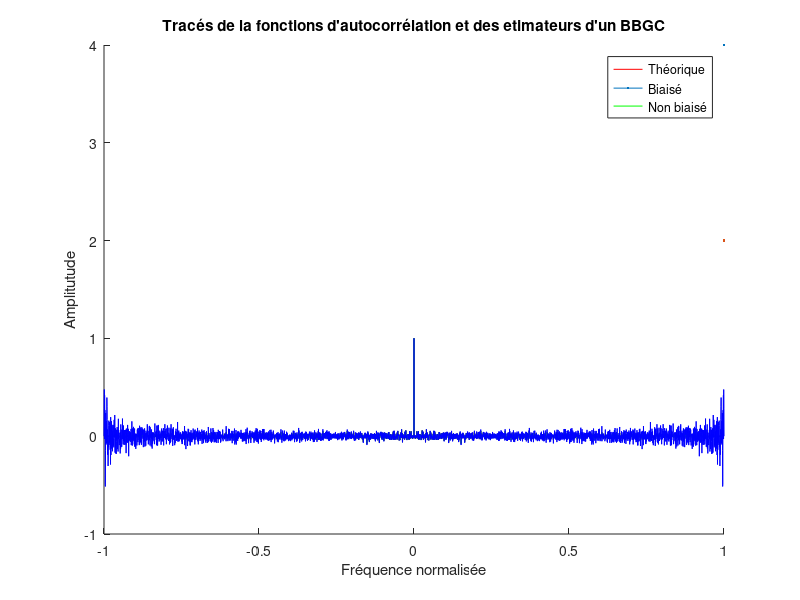
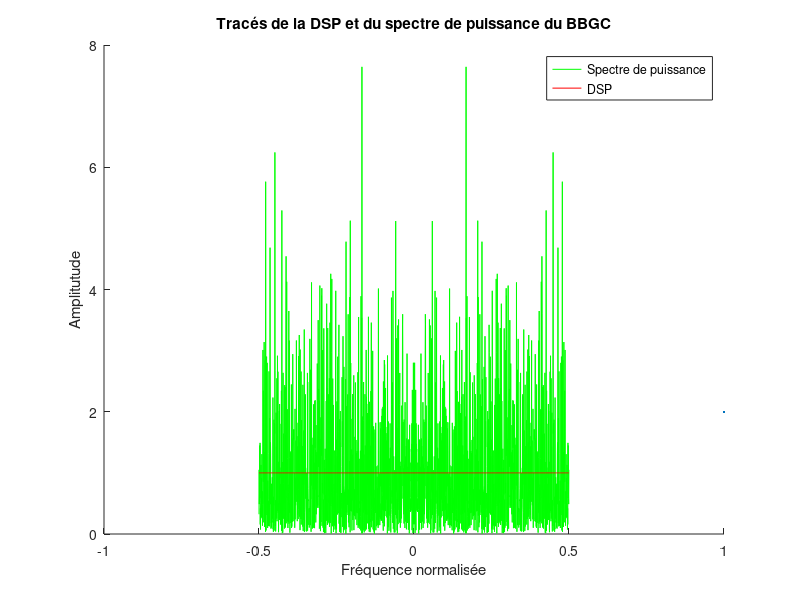

Recreate these plots in MATLAB, in order. (Note: this script raises an error after producing the figures.)
%% Préparation répertoire de travail
clear 
close all
clc

%load("../data/signal_radar_config1.mat")
%addpath("../data");

%% Préliminaire 1
% Paramètres
N = 2048;
sig2 = 1;

% Genration d'un bbgc
bruit = randn(1, N) * sqrt(sig2);

% Fonction d'autocorrélation et estimateurs
xcorr_normalized = xcorr(bruit, N, 'normalized');
xcorr_biased = xcorr(bruit, N, 'biased');
xcorr_unbiased = xcorr(bruit, N, 'unbiased');
freq_corr = -1:1/N:1;

% DSP et spectre de puissance
spectre_puiss = (abs(fftshift(fft(bruit,N))).^2)/N;
DSP = sig2*ones(1,N);
freq_puiss = -1/2:1/N:1/2-1/N;

% Tracés des fonctions d'autocorrélations
figure;
hold on;
plot(freq_corr,xcorr_normalized, 'r', LineWidth=4);
plot(freq_corr,xcorr_biased, 'g', LineWidth=2);
plot(freq_corr,xcorr_unbiased, 'b');
hold off;
legend('Théorique','Biaisé', 'Non biaisé');
title("Tracés de la fonctions d'autocorrélation et des etimateurs d'un BBGC");
ylabel('Amplitutude');
xlabel('Fréquence normalisée')

% Tracés DSP et spectre de puissance
figure;
hold on;
plot(freq_puiss, spectre_puiss, 'g');
plot(freq_puiss, DSP, 'r', LineWidth=2);
hold off;
legend('Spectre de puissance', 'DSP');
title('Tracés de la DSP et du spectre de puissance du BBGC');
ylabel('Amplitutude');
xlabel('Fréquence normalisée');

% Périodogramme de Barlett
NFFT = 256;
f = -1/2:1/NFFT:1/2-1/NFFT;

DSP_Bartlett = bartlett(bruit, NFFT);

figure;
subplot(211);
hold on;
plot(f, DSP_Bartlett, 'r', DisplayName='Périodogramme de Bartlett (NFFT points)');
plot(f, DSP(1:NFFT), 'g', DisplayName='Densité spectrale de puissance');
hold off;
legend();
title("Périodogramme de Bartlett et densité spectrale de puissance");
ylabel('Amplitutude');
xlabel('Fréquence normalisée');
subplot(212);
plot(freq_puiss, spectre_puiss, 'b', DisplayName="Spectre de puissance");
legend();
ylabel('Amplitutude');
xlabel('Fréquence normalisée');
title("Spectre de puissance")

% Périodogramme de Welch

overlap = 0.5;
DSP_Welch = welch(bruit, NFFT, overlap);

figure;
subplot(211)
hold on;
plot(f, DSP_Welch, 'r', DisplayName="Périodogramme de Welch (NFFT points)");
plot(f, DSP(1:NFFT), 'g', DisplayName="Densité spectrale de puissance");
hold off;
legend();
title("Périodogramme de Welch et densité spectrale de puissance");
ylabel('Amplitutude');
xlabel('Fréquence normalisée');
subplot(212);
plot(freq_puiss, spectre_puiss, 'b', DisplayName="Spectre de puissance (N points)");
legend();
ylabel('Amplitutude');
xlabel('Fréquence normalisée');
title("Spectre de puissance")

% Périodogramme de Daniell

M = 20;                          % Taille de la fenetre de lissage
DSP_Daniell = daniell(bruit, M);

figure;
subplot(211)
hold on;
plot(freq_puiss, DSP_Daniell, 'r', DisplayName="Périodogramme de Daniell (N points)");
plot(freq_puiss, DSP, 'g', DisplayName="Densité spectrale de puissance");
hold off;
legend();
title("Périodogramme de Daniell et densité spectrale de puissance");
ylabel('Amplitutude');
xlabel('Fréquence normalisée');
subplot(212);
plot(freq_puiss, spectre_puiss, 'b', DisplayName="Spectre de puissance (N points)");
legend();
ylabel('Amplitutude');
xlabel('Fréquence normalisée');
title("Spectre de puissance")

% Corrélogramme

M_correl = N/5;                             % Tronquage, réduit la variance
correlogram = correlogram(bruit, M_correl);
L = length(correlogram);
f_correl = -1/2:1/L:1/2-1/L;

figure;
subplot(211)
hold on;
plot(f_correl, correlogram, 'r', DisplayName="Corrélogramme");
plot(f_correl, DSP(1:L), 'g', DisplayName="Densité spectrale de puissance");
hold off;
legend();
title("Corrélogramme et densité spectrale de puissance");
ylabel('Amplitutude');
xlabel('Fréquence normalisée');
subplot(212);
plot(freq_puiss, spectre_puiss, 'b', DisplayName="Spectre de puissance (N points)");
legend();
ylabel('Amplitutude');
xlabel('Fréquence normalisée');
title("Spectre de puissance")

% Platitude spectrale
%plat_spectrale = geomean(spectre_puiss)/mean(spectre_puiss);

% Platitude spectrale: caractériser le signal

% Expliquer le choix de l'addition recouvrement

%% 2.6 - Base de données de signaux bruités
clc
clear
load("../data/fcno01fz.mat");
load("../data/fcno03fz.mat");
load("../data/fcno04fz.mat");

% Création de la base de donnée de signaux bruités
x1 = fcno01fz;
x2 = fcno03fz;
x3 = fcno04fz;
N_ = length(x3);
x1 = [x1; zeros(N_-length(x1), 1)];  % 0-padding pour mettre les signaux dans une matrice
x2 = [x2; zeros(N_-length(x2), 1)];  % et les filtrer
 
data = [x1, x2, x3];
data_noise = zeros(N_, 9);
associated_noise = zeros(N_, 9);
RSB = 5;
k = 1;
for i=1:9
    [data_noise(:, i), associated_noise(:,i)] = bruitageSignal(data(:,k), RSB);
    RSB = RSB + 5;
    if (RSB == 20)
        RSB = 5;    % On repasse le RSB à 5
        k = k + 1;  % On passe au signal suivant
    end
end

% Méthode de soustraction spectrale
fs = 8000;
DSP_data_noise = abs(fftshift(fft(data_noise(:,1))).^2)/N_;
DSP_noise = abs(fftshift(fft(associated_noise(:,1))).^2)/N_;

DSP_th = abs(fftshift(fft(x1)).^2)/N_;

%stft(data_noise(:,1), fs);

DSP_reconstruct_signal = DSP_data_noise - DSP_noise;

% for i=1:N_
%     new_val = DSP_data_noise(i) - DSP_noise(i);
%     if (new_val < 0)
%         DSP_reconstruct_signal(i) = 0;
%     else
%         DSP_reconstruct_signal(i) = new_val;
%     end
% end

figure;
hold on;
plot(DSP_data_noise,"r", DisplayName="Spectre de puissance signal bruité", LineWidth=2);
plot(DSP_th, "g", DisplayName="SPectre de puissance théorique", LineWidth=3);
plot(DSP_reconstruct_signal, "b", DisplayName="Spectre de puissance du signal reconstruit");
legend();
hold off;

% Affichage des signaux à bruiter (pour vérification)
% figure;
% sgtitle("Premier signal de parole avec bruitage de RSB 5, 10 et 15", fontsize=16);
% subplot(221);
% plot(x1);
% title("Signal de base");
% subplot(222);
% plot(data_noise(:,1));
% title("RSB = 5");
% subplot(223);
% plot(data_noise(:,2));
% title("RSB = 10");
% subplot(224);
% plot(data_noise(:,3));
% title("RSB = 15");
% 
% figure;
% sgtitle("Deuxième signal de parole avec bruitage de RSB 5, 10 et 15", fontsize=16);
% subplot(221);
% plot(x2);
% title("Signal de base");
% subplot(222);
% plot(data_noise(:,4));
% title("RSB = 5");
% subplot(223);
% plot(data_noise(:,5));
% title("RSB = 10");
% subplot(224);
% plot(data_noise(:,6));
% title("RSB = 15");
% 
% figure;
% sgtitle("Troisième signal de parole avec bruitage de RSB 5, 10 et 15", fontsize=16);
% subplot(221);
% plot(x3);
% title("Signal de base");
% subplot(222);
% plot(data_noise(:,7));
% title("RSB = 5");
% subplot(223);
% plot(data_noise(:,8));
% title("RSB = 10");
% subplot(224);
% plot(data_noise(:,8));
% title("RSB = 15");
